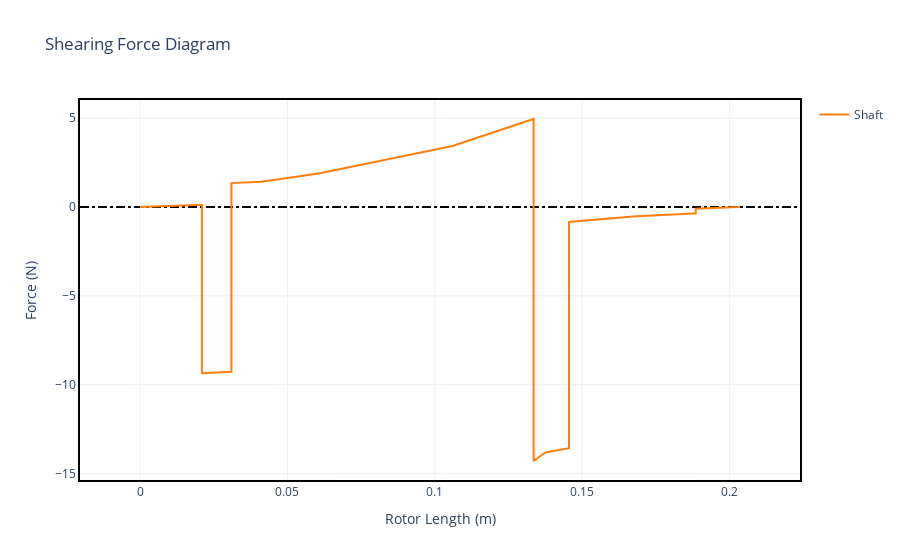

Notebook code cell kept with this figure:
### Markdown cell above
#### 4.2.3 - Shearing Force

### Code cell
static.plot_shearing_force()

### Figure 1 — Plotly figure (JSON) as saved in the notebook; plotly's stock layout.template omitted (floating-point values rounded to 4 significant figures)
{"data": [{"hoverinfo": "none", "line": {"color": "black", "dash": "dashdot"}, "mode": "lines", "showlegend": false, "type": "scatter", "x": [-0.02035, 0.2239], "y": [0, 0]}, {"hovertemplate": "Rotor Length (m): %{x:.2f}<br>Shearing Force (N): %{y:.2f}", "legendgroup": "Shaft", "mode": "lines", "name": "Shaft", "showlegend": true, "type": "scatter", "x": [0.0, 0.021, 0.021, 0.031, 0.031, 0.041, 0.041, 0.046, 0.046, 0.0535, 0.0535, 0.061, 0.061, 0.106, 0.106, 0.1335, 0.1335, 0.1375, 0.1375, 0.1455, 0.1455, 0.1532, 0.1532, 0.1608, 0.1608, 0.1685, 0.1685, 0.1875, 0.1875, 0.1885, 0.1885, 0.2035], "y": [3.331e-15, 0.1294, -9.352, -9.271, 1.35, 1.431, 1.431, 1.537, 1.537, 1.721, 1.721, 1.905, 1.905, 3.436, 3.436, 4.956, -14.29, -13.81, -13.81, -13.58, -0.8402, -0.7344, -0.7344, -0.6285, -0.6285, -0.5226, -0.5226, -0.3678, -0.3678, -0.3639, -0.09242, 1.596e-16]}], "layout": {"title": {"text": "Shearing Force Diagram"}, "xaxis": {"range": [-0.02035, 0.2239], "title": {"text": "Rotor Length (m)"}}, "yaxis": {"title": {"text": "Force (N)"}}}}
